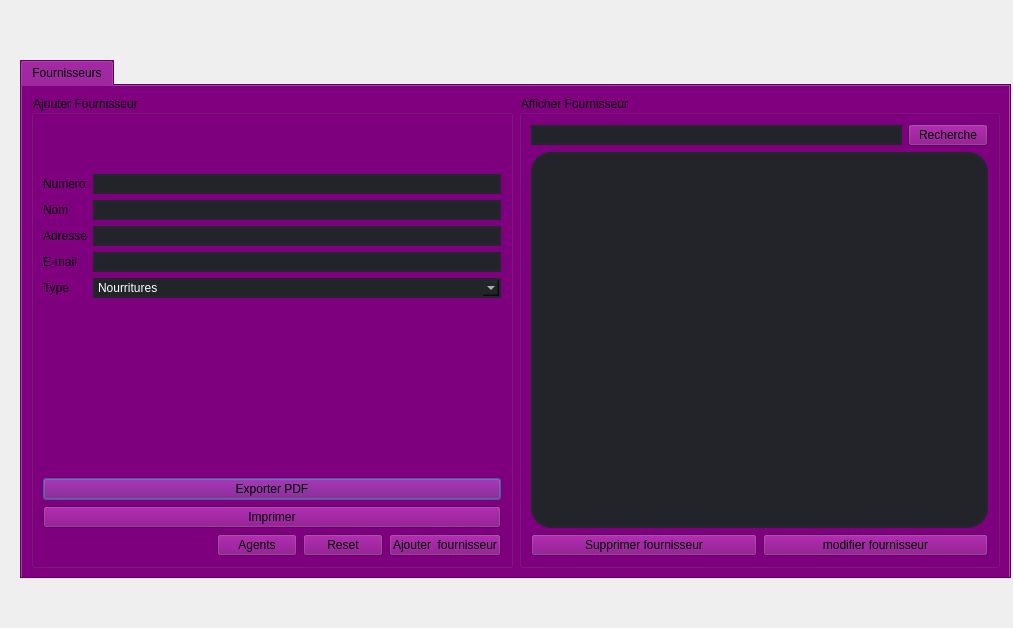
<?xml version="1.0" encoding="UTF-8"?>
<ui version="4.0">
 <class>fourni</class>
 <widget class="QDialog" name="fourni">
  <property name="geometry">
   <rect>
    <x>0</x>
    <y>0</y>
    <width>1013</width>
    <height>628</height>
   </rect>
  </property>
  <property name="windowTitle">
   <string>Dialog</string>
  </property>
  <widget class="QTabWidget" name="tabWidget_Fournisserus">
   <property name="enabled">
    <bool>true</bool>
   </property>
   <property name="geometry">
    <rect>
     <x>20</x>
     <y>60</y>
     <width>991</width>
     <height>519</height>
    </rect>
   </property>
   <property name="styleSheet">
    <string notr="true">background-color:purple;
</string>
   </property>
   <property name="currentIndex">
    <number>0</number>
   </property>
   <widget class="QWidget" name="widget">
    <attribute name="title">
     <string>Fournisseurs</string>
    </attribute>
    <layout class="QHBoxLayout" name="horizontalLayout_3">
     <item>
      <layout class="QHBoxLayout" name="horizontalLayout_2">
       <item>
        <widget class="QGroupBox" name="groupBox">
         <property name="title">
          <string>Ajouter Fournisseur</string>
         </property>
         <layout class="QVBoxLayout" name="verticalLayout_2">
          <item>
           <layout class="QVBoxLayout" name="verticalLayout">
            <item>
             <layout class="QFormLayout" name="formLayout">
              <item row="1" column="0">
               <widget class="QLabel" name="NumeroLabel">
                <property name="styleSheet">
                 <string notr="true">font: 8pt &quot;MS Shell Dlg 2&quot;;</string>
                </property>
                <property name="text">
                 <string>Numero</string>
                </property>
               </widget>
              </item>
              <item row="1" column="1">
               <widget class="QLineEdit" name="NumeroLineEdit">
                <property name="styleSheet">
                 <string notr="true">QLineEdit
{
border:2px solid rgb(37,39,48);
border-radius: 20px;
color:#FFF;
background-color: rgb(34,36,42);
padding-left:20px;
padding-right:20px;
border-radius:20px;
}</string>
                </property>
               </widget>
              </item>
              <item row="2" column="0">
               <widget class="QLabel" name="nomLabel">
                <property name="styleSheet">
                 <string notr="true">font: 8pt &quot;MS Shell Dlg 2&quot;;</string>
                </property>
                <property name="text">
                 <string>Nom</string>
                </property>
               </widget>
              </item>
              <item row="2" column="1">
               <widget class="QLineEdit" name="nomLineEdit">
                <property name="styleSheet">
                 <string notr="true">QLineEdit
{
border:2px solid rgb(37,39,48);
border-radius: 20px;
color:#FFF;
background-color: rgb(34,36,42);
}</string>
                </property>
               </widget>
              </item>
              <item row="3" column="0">
               <widget class="QLabel" name="AdresseLabel">
                <property name="styleSheet">
                 <string notr="true">font: 8pt &quot;MS Shell Dlg 2&quot;;</string>
                </property>
                <property name="text">
                 <string>Adresse</string>
                </property>
               </widget>
              </item>
              <item row="3" column="1">
               <widget class="QLineEdit" name="AdresseLineEdit">
                <property name="styleSheet">
                 <string notr="true">QLineEdit
{
border:2px solid rgb(37,39,48);
border-radius: 20px;
color:#FFF;
background-color: rgb(34,36,42);
}</string>
                </property>
               </widget>
              </item>
              <item row="4" column="0">
               <widget class="QLabel" name="eMailLabel">
                <property name="styleSheet">
                 <string notr="true">font: 8pt &quot;MS Shell Dlg 2&quot;;</string>
                </property>
                <property name="text">
                 <string>E-mail</string>
                </property>
               </widget>
              </item>
              <item row="4" column="1">
               <widget class="QLineEdit" name="eMailLineEdit">
                <property name="styleSheet">
                 <string notr="true">QLineEdit
{
border:2px solid rgb(37,39,48);
border-radius: 20px;
color:#FFF;
background-color: rgb(34,36,42);
}</string>
                </property>
               </widget>
              </item>
              <item row="5" column="0">
               <widget class="QLabel" name="TypeLabel">
                <property name="styleSheet">
                 <string notr="true">font: 8pt &quot;MS Shell Dlg 2&quot;;</string>
                </property>
                <property name="text">
                 <string>Type</string>
                </property>
               </widget>
              </item>
              <item row="5" column="1">
               <widget class="QComboBox" name="TypeComboBox">
                <property name="styleSheet">
                 <string notr="true">QComboBox
{
border:2px solid rgb(37,39,48);
border-radius: 20px;
color:#FFF;
background-color: rgb(34,36,42);
}</string>
                </property>
                <item>
                 <property name="text">
                  <string>Nourritures</string>
                 </property>
                </item>
                <item>
                 <property name="text">
                  <string>Materiaux</string>
                 </property>
                </item>
               </widget>
              </item>
              <item row="0" column="1">
               <spacer name="verticalSpacer_2">
                <property name="orientation">
                 <enum>Qt::Vertical</enum>
                </property>
                <property name="sizeHint" stdset="0">
                 <size>
                  <width>20</width>
                  <height>40</height>
                 </size>
                </property>
               </spacer>
              </item>
             </layout>
            </item>
           </layout>
          </item>
          <item>
           <spacer name="verticalSpacer">
            <property name="orientation">
             <enum>Qt::Vertical</enum>
            </property>
            <property name="sizeHint" stdset="0">
             <size>
              <width>20</width>
              <height>40</height>
             </size>
            </property>
           </spacer>
          </item>
          <item>
           <widget class="QPushButton" name="pushButton_3">
            <property name="text">
             <string>Exporter PDF</string>
            </property>
           </widget>
          </item>
          <item>
           <widget class="QPushButton" name="pushButton_2">
            <property name="text">
             <string>Imprimer</string>
            </property>
           </widget>
          </item>
          <item>
           <layout class="QHBoxLayout" name="horizontalLayout_12">
            <item>
             <spacer name="horizontalSpacer">
              <property name="orientation">
               <enum>Qt::Horizontal</enum>
              </property>
              <property name="sizeHint" stdset="0">
               <size>
                <width>40</width>
                <height>20</height>
               </size>
              </property>
             </spacer>
            </item>
            <item>
             <widget class="QPushButton" name="login_3">
              <property name="text">
               <string>Agents</string>
              </property>
             </widget>
            </item>
            <item>
             <widget class="QPushButton" name="pushButton_reset">
              <property name="styleSheet">
               <string notr="true">font: 8pt &quot;MS Shell Dlg 2&quot;;</string>
              </property>
              <property name="text">
               <string>Reset</string>
              </property>
             </widget>
            </item>
            <item>
             <widget class="QPushButton" name="pushButton_ajouter">
              <property name="styleSheet">
               <string notr="true">font: 8pt &quot;MS Shell Dlg 2&quot;;</string>
              </property>
              <property name="text">
               <string>Ajouter  fournisseur</string>
              </property>
             </widget>
            </item>
           </layout>
          </item>
         </layout>
        </widget>
       </item>
       <item>
        <widget class="QGroupBox" name="groupBox_2">
         <property name="title">
          <string>Afficher Fournisseur</string>
         </property>
         <layout class="QHBoxLayout" name="horizontalLayout_6">
          <item>
           <layout class="QVBoxLayout" name="verticalLayout_3">
            <item>
             <layout class="QHBoxLayout" name="horizontalLayout_7">
              <item>
               <widget class="QLineEdit" name="lineEdit_recherche">
                <property name="styleSheet">
                 <string notr="true">QLineEdit
{
border:2px solid rgb(37,39,48);
border-radius: 20px;
color:#FFF;
background-color: rgb(34,36,42);
}</string>
                </property>
               </widget>
              </item>
              <item>
               <widget class="QPushButton" name="pushButton_recherche">
                <property name="text">
                 <string>Recherche</string>
                </property>
               </widget>
              </item>
             </layout>
            </item>
            <item>
             <widget class="QTableView" name="tableView">
              <property name="styleSheet">
               <string notr="true">QTableView
{
border:2px solid rgb(37,39,48);
border-radius: 20px;
color:#FFF;
background-color: rgb(34,36,42);
}</string>
              </property>
             </widget>
            </item>
            <item>
             <layout class="QVBoxLayout" name="verticalLayout_4">
              <item>
               <layout class="QHBoxLayout" name="horizontalLayout_15">
                <item>
                 <widget class="QPushButton" name="pushButton_supprimer">
                  <property name="text">
                   <string>Supprimer fournisseur</string>
                  </property>
                 </widget>
                </item>
                <item>
                 <widget class="QPushButton" name="pushButton_4">
                  <property name="text">
                   <string>modifier fournisseur</string>
                  </property>
                 </widget>
                </item>
               </layout>
              </item>
             </layout>
            </item>
           </layout>
          </item>
         </layout>
        </widget>
       </item>
      </layout>
     </item>
    </layout>
   </widget>
  </widget>
 </widget>
 <resources/>
 <connections/>
</ui>
